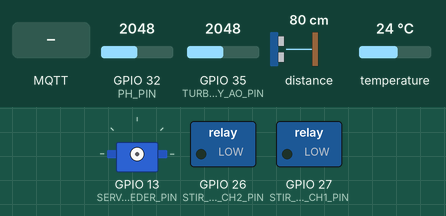
Recording of a program running on a simulated ESP32. Shown: servo, switched loads named in the program (green lamp = pin HIGH). Inputs (shaded band) come from the test bench; at power-on: GPIO 35 (TURBIDITY_AO_PIN) = 2048, GPIO 32 (PH_PIN) = 2048, distance to the obstacle 80 cm, temperature 24 °C. The local clock reads 2024-03-15 10:24:30 at power-on unless the program sets it; EEPROM starts erased; no MQTT or app messages arrive unless stated; what the program prints to the serial monitor is not drawn.

Above: at 0.0 s.
At 6.0 s:
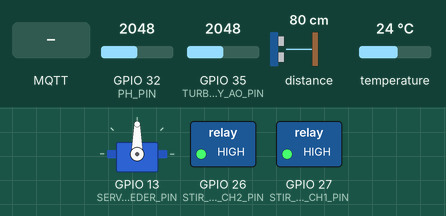
6.1 s: MQTT message "1" arrives on the first subscribed topic
At 7.6 s:
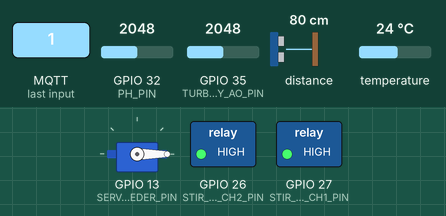
28.9 s: GPIO 35 (TURBIDITY_AO_PIN) set to 2365
33.2 s: GPIO 35 (TURBIDITY_AO_PIN) set to 2477
Timing chart, 0 to 36.2 s (numbered marks = the images above; inputs shaded):
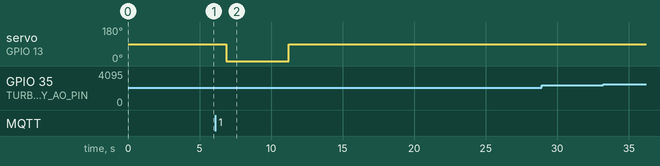

Measured:
- after the input at 6.1 s, servo on GPIO 13 (SERVO_FEEDER_PIN): 90° → 0° after 0.75 s, → 90° 4.4 s later
- after the input at 28.9 s, every drawn part: stays the same
- after the input at 33.2 s, every drawn part: stays the same

The program:

main.cpp
```cpp
#include <Arduino.h>
#include "config.h"
#include "temperature.h"
#include "turbidity.h"
#include "FeedLevel.h"
#include "FeedGate.h"
#include "ph_sensor.h"
#include "secrets.h"
#include "mqtt_manager.h"
#include "mixer.h"

// ── Timing ────────────────────────────────────────────────────
static unsigned long lastFeedRead = 0;
static unsigned long lastPublish  = 0;
static bool feedSensorReady       = false;

// ── Cache feed data ───────────────────────────────────────────
static FeedData g_feed = {};

// ─────────────────────────────────────────────────────────────
void setup() {
    Serial.begin(9600);
    delay(500);
    Serial.println("============================================");
    Serial.println("  AquaSense — ESP32 DevKit V1 Booting...  ");
    Serial.println("  Sensors: DS18B20 | TSW-20M | VL53L0X    ");
    Serial.println("  Aktuator: Servo MG996R (Feed Gate)      ");
    Serial.println("============================================");

    temperature_init();
    turbiditySetup();
    ph_init();
    ph_calibrate(3.05f, 2.63f);

    feedSensorReady = feedLevel_init();
    if (!feedSensorReady) {
        Serial.println("[FEED] !! VL53L0X gagal init — feed level tidak akan dipublish.");
    }

    // Init gerbang pakan — selalu mulai dalam posisi TERTUTUP
    feedGate_init();

    // Init koneksi WiFi + MQTT
    mqtt_manager_setup();

    // Init mixer relay + NTP + jadwal dari NVS
    mixer_init();

    Serial.println("[Main] Setup selesai. Mulai loop...\n");
}

// ─────────────────────────────────────────────────────────────
void loop() {
    unsigned long now = millis();

    // Jaga koneksi MQTT tetap hidup
    mqtt_manager_loop();

    // Cek timer OFF mixer + jadwal otomatis
    mixer_loop();

    // ── Cek timer gerbang pakan (auto-close setelah durasi habis)
    feedGate_loop();

    // ── Baca Suhu ─────────────────────────────────────────────
    float suhu = temperature_read();
    temperature_print(suhu);

    // ── Baca Turbiditas ───────────────────────────────────────
    turbidityLoop();

    if (!turbidity_is_healthy()) {
        Serial.println("[Main] ⚠️ Turbidity sensor: unhealthy state detected!");
    }

    // Cek anomali (optional: bisa trigger alert ke backend)
    if (turbidity_is_anomaly()) {
        Serial.printf("[Main] ⚠️ Turbidity anomaly: trend=%d, value=%d\n",
                      turbidity_get_trend(), turbidity_get_filtered());
        turbidity_reset_anomaly();  // Reset flag setelah handle
    }

    // ── Baca Level Pakan ──────────────────────────────────────
    if (feedSensorReady && (now - lastFeedRead >= FEED_READ_INTERVAL)) {
        lastFeedRead = now;
        g_feed = feedLevel_read();
        feedLevel_print(g_feed);
    }

    // ── Baca pH ───────────────────────────────────────────────
    static float    g_ph          = 7.0f;
    static unsigned long lastPhRead = 0;
    if (now - lastPhRead >= PH_READ_INTERVAL) {
        lastPhRead = now;
        g_ph = ph_read();
        ph_print(g_ph);
    }

    // ── Publish ke MQTT ───────────────────────────────────────
    // Gunakan filtered value (moving average) daripada raw untuk:
    // - Stabilitas data di backend
    // - Mengurangi noise dari sensor
    // - Lebih akurat untuk decision making
    if (now - lastPublish >= MQTT_PUBLISH_INTERVAL) {
        lastPublish = now;
        mqtt_publish_sensors(
            suhu,
            g_ph,
            turbidity_get_filtered(),
            feedSensorReady ? g_feed.levelPercent : -1.0f,
            feedSensorReady ? (int)g_feed.distanceMM : -1,
            feedSensorReady ? g_feed.sensorOK : false
        );
    }


    delay(TEMP_READ_INTERVAL);
}
```

secrets.h
```cpp
#ifndef SECRETS_H
#define SECRETS_H

// ── WiFi ──────────────────────────────────────────────────────
#define WIFI_SSID       "Prona Motor"
#define WIFI_PASSWORD   "u3hmt5kr"   // pastikan ini aman dan tidak dibagikan ke publik!

// ── MQTT Broker ───────────────────────────────────────────────
// Lokal  : IP address PC/server yang menjalankan Mosquitto
// Cloud  : "broker.hivemq.com" atau "broker.emqx.io"
#define MQTT_BROKER     "97a04da693044074996c74c83148f611.s1.eu.hivemq.cloud"
#define MQTT_PORT       8883
#define MQTT_USERNAME   "AquaSense"   // kosongkan jika tidak pakai auth
#define MQTT_PASSWORD   "Minerva123"   // kosongkan jika tidak pakai auth

// ── Device Identity ───────────────────────────────────────────
#define MQTT_DEVICE_ID  "ESP32-DEVKIT-01"  // ganti dengan nama unik untuk tiap perangkat

#endif // SECRETS_H
```

config.h
```cpp
#ifndef CONFIG_H
#define CONFIG_H

// ╔════════════════════════════════════════════════════════════╗
// ║              AquaSense — ESP32 DevKit V1                  ║
// ║  Sensors: DS18B20 (Temp) | TSW-20M (Turbidity) |         ║
// ║           VL53L0X (Feed Level)                            ║
// ╚════════════════════════════════════════════════════════════╝

// ═════════════════════════════════════════════════════════════
// 1. TEMPERATURE SENSOR — DS18B20
// ═════════════════════════════════════════════════════════════
// Wiring:
//   Data (kuning) → GPIO 4 + pull-up 4.7kΩ ke 3.3V
//   VCC  (merah)  → 3.3V
//   GND  (hitam)  → GND

#define PIN_TEMP_SENSOR         4      // DS18B20 DATA pin

#define TEMP_READ_INTERVAL      500     // ms — interval baca suhu
#define TEMP_FILTER_ALPHA       0.25f   // EMA filter (lebih kecil = lebih halus)
#define TEMP_CALIBRATION_OFFSET 0.0f   // offset kalibrasi (°C)
#define TEMP_MAX_SPIKE          3.0f    // °C — toleransi lonjakan maks antar pembacaan (Edge Anomaly Detection)
#define DS18B20_RESOLUTION      10      // bit — 10-bit konversi cepat (~187.5ms), akurasi 0.25°C (cukup untuk ikan)

// Threshold optimal ikan nila
#define TEMP_MIN                26.0f   // °C — batas optimal bawah
#define TEMP_MAX                32.0f   // °C — batas optimal atas
#define TEMP_KRITIS_MIN         14.0f   // °C — batas kritis bawah
#define TEMP_KRITIS_MAX         35.0f   // °C — batas kritis atas

// ═════════════════════════════════════════════════════════════
// 2. TURBIDITY SENSOR — TSW-20M
// ═════════════════════════════════════════════════════════════
// Wiring:
//   VCC  → 5V (VIN ESP32)
//   GND  → GND
//   AO   → Voltage Divider → GPIO 35
//          R1 = 10kΩ (seri dari AO), R2 = 22kΩ (ke GND)
//          Vadc = Vsensor × 22/(10+22) ≈ Vsensor × 0.6875
//          Max: 4.5V × 0.6875 ≈ 3.09V (aman untuk ESP32)
//   DO   → tidak digunakan

#define TURBIDITY_AO_PIN        35      // GPIO analog input

#define TURBIDITY_NUM_SAMPLES   10      // sampel rata-rata untuk noise reduction
#define TURBIDITY_SAMPLE_INTERVAL 50    // ms antar sampel
#define TURBIDITY_READ_INTERVAL 2000    // ms antar pembacaan utama

// ADC config
#define ADC_RESOLUTION          4095    // 12-bit
#define ADC_VREF                3.3f    // Vref ESP32 (V)

// Voltage divider ratio
#define VOLT_DIV_RATIO          (22.0f / (10.0f + 22.0f))  // ≈ 0.6875

// RAW ADC thresholds — sinkron dengan Backend/src/services/thresholds.js
// Semakin TINGGI raw ADC → air semakin JERNIH
// Semakin RENDAH raw ADC → air semakin KERUH
#define TURBIDITY_RAW_CLEAR_MIN    2501  // ADC >= ini → terlalu jernih
#define TURBIDITY_RAW_OPTIMAL_MAX  2500  // batas atas optimal
#define TURBIDITY_RAW_OPTIMAL_MIN  1001  // batas bawah optimal
#define TURBIDITY_RAW_WARNING_MAX  1000  // ADC <= ini → danger


// ═════════════════════════════════════════════════════════════
// 5. PH-4502C
// ═════════════════════════════════════════════════════════════
// Wiring:
// VCC          →   5V (VIN)
// GND          →   GND
// PO (Analog)  →   GPIO 32 (ADC input-only)

#define PH_PIN                  32      // GPIO analog input

#define PH_NUM_SAMPLES          10      // sampel rata-rata
#define PH_SAMPLE_INTERVAL      10      // ms antar sampel
#define PH_READ_INTERVAL        1000    // ms antar pembacaan

#define PH_FILTER_ALPHA         0.15f   // EMA filter (lebih halus)

// Threshold optimal ikan nila
#define PH_KRITIS_MAX           9.0f
#define PH_TOLERANSI_MAX        8.5f
#define PH_MAX                  7.5f
#define PH_MIN                  6.5f
#define PH_TOLERANSI_MIN        6.0f
#define PH_KRITIS_MIN           5.0f

// Default kalibrasi (dipakai sebelum kalibrasi manual)
// Nilai ini AKAN ditimpa setelah kalibrasi disimpan ke NVS
#define PH_DEFAULT_SLOPE        -5.70f  // volt per pH unit (approx)
#define PH_DEFAULT_INTERCEPT    21.34f  // intercept

// ═════════════════════════════════════════════════════════════
// 3. FEED LEVEL SENSOR — VL53L0X V2 (Time-of-Flight, I2C)
// ═════════════════════════════════════════════════════════════
// Wiring:
//   VCC  → 3.3V
//   GND  → GND
//   SDA  → GPIO 21 (default I2C ESP32)
//   SCL  → GPIO 22 (default I2C ESP32)
//   XSHUT→ (opsional) GPIO 5 — untuk hard reset
//   GPIO1→ tidak digunakan
//
// Prinsip: sensor dipasang di ATAS wadah, menghadap ke bawah.
// Jarak kecil = pakan penuh | Jarak besar = pakan habis

#define FEED_SDA_PIN                21
#define FEED_SCL_PIN                22

// Sesuaikan dengan dimensi DALAM wadah pakan (mm)
#define FEED_CONTAINER_HEIGHT_MM    1300    // mm — tinggi dalam wadah

// Batas valid VL53L0X (default mode: 30–1200mm)
#define FEED_MIN_DISTANCE_MM        1       // mm — pakan sangat penuh
#define FEED_MAX_DISTANCE_MM        1200    // mm — pakan habis / sensor error

// Timing budget: lebih besar = lebih akurat, lebih lambat
// 33000 µs = default | 200000 µs = disarankan untuk pakan
#define FEED_TIMING_BUDGET_US       200000

// Long range mode: set 1 jika wadah > 1.2m
#define FEED_LONG_RANGE             0

// Interval baca feed level
#define FEED_READ_INTERVAL          5000    // ms (setiap 5 detik)

// Threshold level pakan (%)
#define FEED_LEVEL_FULL             75      // % — penuh
#define FEED_LEVEL_ADEQUATE         50      // % — cukup
#define FEED_LEVEL_LOW              25      // % — hampir habis
#define FEED_LEVEL_CRITICAL         10      // % — kritis/habis


// ═════════════════════════════════════════════════════════════
// 4. FEED GATE — Servo MG996R (Buka/Tutup Lubang Pakan)
// ═════════════════════════════════════════════════════════════
// Wiring:
//   Sinyal (oranye) → GPIO 13 (PWM)
//   VCC    (merah)  → 5–6V EKSTERNAL (JANGAN dari pin 5V ESP32!)
//   GND    (coklat) → GND ESP32 (WAJIB common ground)
//
// ⚠ PENTING: MG996R bisa menarik arus 1–2A saat start/stall.
// Jika disuplai langsung dari ESP32, board berisiko restart
// atau brownout. Gunakan power supply eksternal 5–6V minimal 2A,
// dan tetap sambungkan GND-nya ke GND ESP32 (common ground).

#define SERVO_FEEDER_PIN            13      // GPIO sinyal PWM servo

// Sudut servo (derajat) — WAJIB DIKALIBRASI ke mekanisme gerbang
// fisik Anda. Gunakan sketch test_servo_calibration.txt di folder
// /test untuk mencari sudut tertutup & terbuka yang pas sebelum
// mengubah nilai default di bawah ini.
#define SERVO_ANGLE_CLOSED          90       // derajat — posisi tertutup
#define SERVO_ANGLE_OPEN            0      // derajat — posisi terbuka

// Pulse width (mikrosekon) — range umum yang aman untuk MG996R
#define SERVO_PULSE_MIN_US          500
#define SERVO_PULSE_MAX_US          2400

// Durasi buka (detik). SERVO_DEFAULT_OPEN_SEC dipakai hanya jika
// perintah MQTT/app tidak menyertakan field "duration_sec".
#define SERVO_DEFAULT_OPEN_SEC      3       // detik — default fallback
#define SERVO_MIN_OPEN_SEC          1       // detik — batas bawah (safety)
#define SERVO_MAX_OPEN_SEC          30      // detik — batas atas (safety)


// ═════════════════════════════════════════════════════════════
// 6. FEED STIRRER — Relay 2 Channel + Motor Power Window
// ═════════════════════════════════════════════════════════════
// Wiring (per channel, motor bisa 2 arah / reversing):
//   ESP32 GPIO(CH1) → IN1 modul relay 5V
//   ESP32 GPIO(CH2) → IN2 modul relay 5V
//   COM1 → Motor Terminal A   | NO1 → Adaptor 12V (+) | NC1 → GND
//   COM2 → Motor Terminal B   | NO2 → Adaptor 12V (+) | NC2 → GND
//
// CH1 & CH2 TIDAK BOLEH aktif bersamaan — sudah dijaga di firmware
// (Stirrer.cpp selalu mematikan channel lain sebelum mengaktifkan
// channel yang baru). Arah motor bergantian otomatis setiap kali
// satu siklus pengadukan selesai.
//
// CATATAN: versi ini sengaja TANPA dioda flyback tambahan dulu
// (keputusan tim: mode prototype/testing). Kontak relay akan lebih
// cepat aus tanpa proteksi ini — pertimbangkan menambah dioda di
// kedua terminal motor (ke GND) kalau alat ini dipakai jangka
// panjang / dipasang permanen.
//
// Jadwal (interval & durasi) diubah dari app lewat MQTT topic
// MQTT_TOPIC_CMD_STIR, disimpan ke NVS (Preferences) agar tetap
// setelah ESP32 restart.

#define STIR_RELAY_CH1_PIN          27      // GPIO ke IN1 (arah A)
#define STIR_RELAY_CH2_PIN          26      // GPIO ke IN2 (arah B)
#define STIR_RELAY_ACTIVE_LOW       true    // cek dgn tes nyala/klik — sesuaikan jika ternyata active-HIGH

#define STIR_DEFAULT_INTERVAL_MIN   30      // menit antar pengadukan (default sebelum diatur app)
#define STIR_DEFAULT_DURATION_SEC   10      // detik motor menyala tiap pengadukan (default)

// Batas aman supaya app tidak bisa kirim nilai yang merusak motor/relay
#define STIR_MIN_INTERVAL_MIN       1
#define STIR_MAX_INTERVAL_MIN       720     // 12 jam
#define STIR_MIN_DURATION_SEC       1
#define STIR_MAX_DURATION_SEC       120     // 2 menit

#endif // CONFIG_H
```
